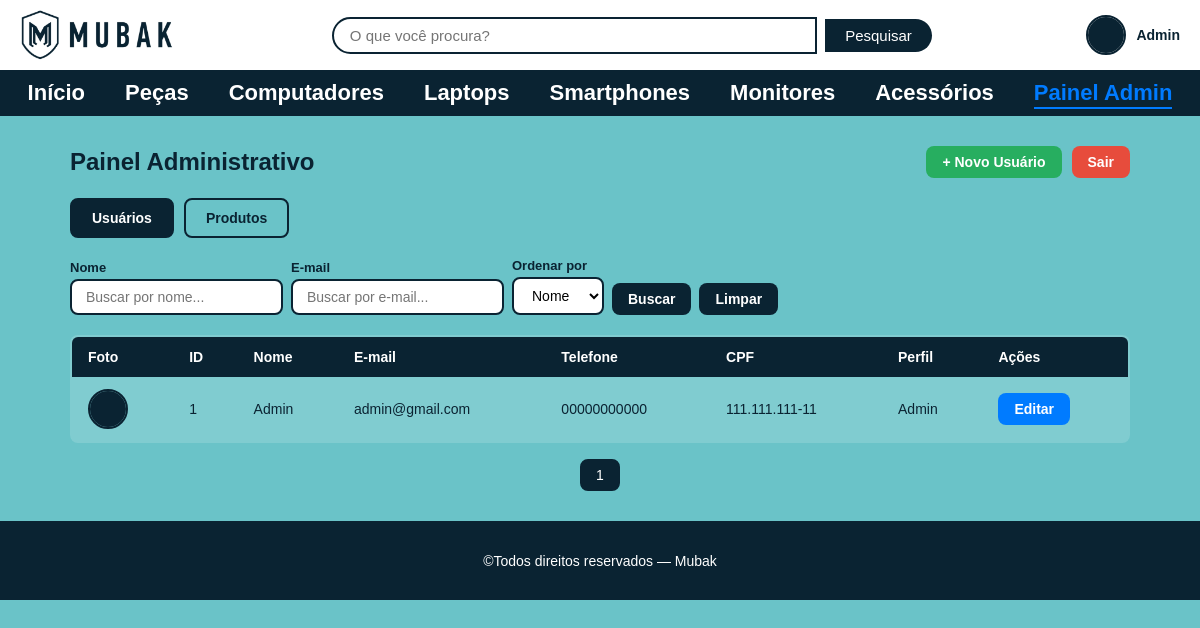
Before: /admin (signed in) with the older database file.
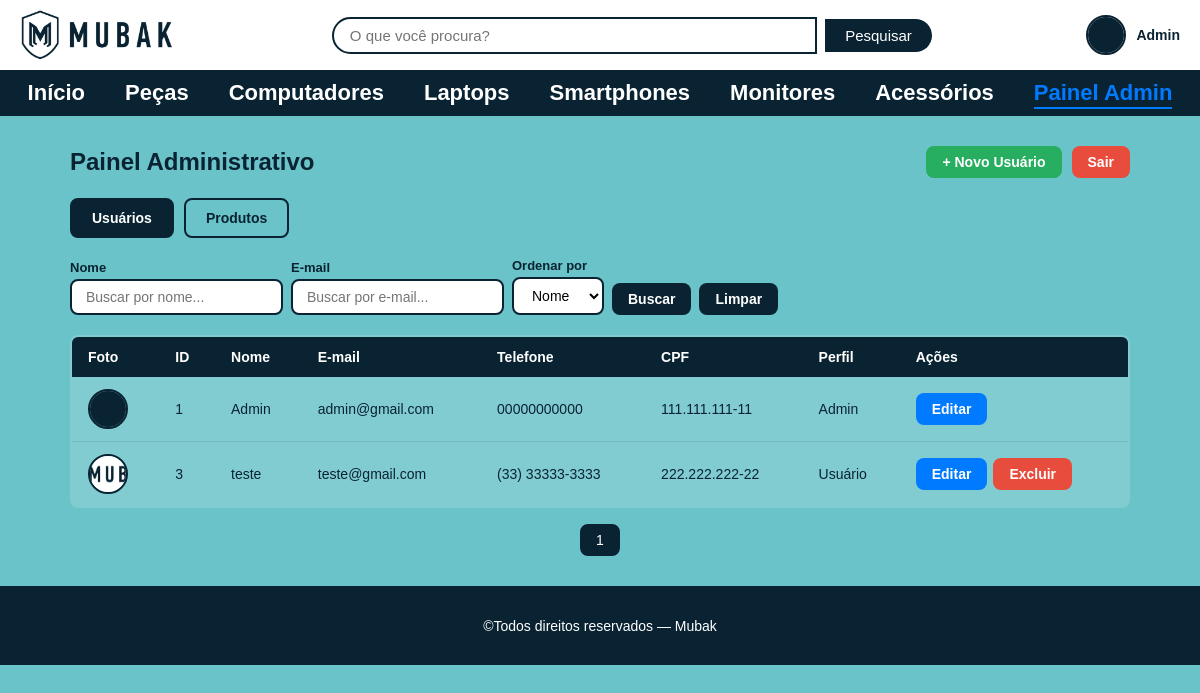
After: the same page with the newer database file.
### tables this page shows
CREATE TABLE usuario(
            id_usuario INTEGER PRIMARY KEY AUTOINCREMENT NOT NULL,
            nome varchar(50) NOT NULL,
            email varchar(50) NOT NULL,
            senha varchar(50) NOT NULL,
            telefone varchar(50) NOT NULL,
            cpf varchar(50) UNIQUE NOT NULL,
            data_nasc DATE NOT NULL,
            foto varchar NOT NULL,
            id_perfil INT NOT NULL,
            FOREIGN KEY(id_perfil) REFERENCES perfil(id_perfil)
        );

### routes/admin_routes.py (the view)
@bp.route('/admin')
@admin_required
def painel():
    busca_nome  = request.args.get('busca_nome', '').strip()
    busca_email = request.args.get('busca_email', '').strip()
    search = request.args.get('search', '').lower()  # mantém compatibilidade com busca simples antiga
    order  = request.args.get('order', 'nome')
    page   = int(request.args.get('page', 1))
    per_page = 10
    if busca_nome or busca_email:
        users = buscar_usuarios(nome=busca_nome or None, email=busca_email or None)
    else:
        users = get_todos_usuarios()
        if search:
            users = [u for u in users if search in u['nome'].lower() or search in u['email'].lower()]
    validos = ['nome', 'email', 'id_usuario']
    order = order if order in validos else 'nome'
    users = sorted(users, key=lambda x: x[order])
    total       = len(users)
    start       = (page - 1) * per_page
    users_page  = users[start:start + per_page]
    total_pages = max(1, (total + per_page - 1) // per_page)
    return render_template(
        'pages/admin.html',
        users=users_page,
        page=page,
        total_pages=total_pages,
        search=search,
        busca_nome=busca_nome,
        busca_email=busca_email,
        order=order
    )

### app.py (called while the page is built)
@app.before_request
def verificar_inatividade():
    if 'user_id' in session:
        agora = datetime.now()
        ultima_atividade = session.get('ultima_atividade')
        if ultima_atividade:
            ultima_atividade = datetime.fromisoformat(ultima_atividade)
            if agora - ultima_atividade > TEMPO_INATIVIDADE:
                session.clear()
                return redirect(url_for('auth.login'))
        session.permanent = True
        session['ultima_atividade'] = agora.isoformat()

### database.py (called while the page is built)
def get_db_connection():
    conn = sqlite3.connect(DATABASE)
    conn.row_factory = sqlite3.Row
    return conn

### models/usuario_model.py (called while the page is built)
def get_usuario_por_id(id_usuario):
    conn = get_db_connection()
    user = conn.execute(
        'SELECT * FROM usuario WHERE id_usuario=?', (id_usuario,)
    ).fetchone()
    conn.close()
    return user

def get_todos_usuarios():
    conn = get_db_connection()
    users = conn.execute('SELECT * FROM usuario').fetchall()
    conn.close()
    return users

### templates/pages/admin.html (shortened to what this page needs)
<!DOCTYPE html>
<html lang="pt-br">
<head>
    <link rel="stylesheet" href="{{ url_for('static', filename='css/reset.css') }}">
    <link rel="stylesheet" href="{{ url_for('static', filename='css/global.css') }}">
    <link rel="stylesheet" href="{{ url_for('static', filename='css/admin.css') }}">
    <link rel="stylesheet" href="{{ url_for('static', filename='css/responsive.css') }}">
</head>
<body>
    {% include 'partials/header.html' %}
    <main>
        <div class="admin_container">
            <div class="admin_topo">
                <h2>Painel Administrativo</h2>
                <div class="admin_acoes">
                    <a href="{{ url_for('admin.novo_usuario') }}" class="btn_admin btn_novo">+ Novo Usuário</a>
                    <a href="{{ url_for('auth.logout') }}" class="btn_admin btn_sair">Sair</a>
                </div>
            </div>
            <div class="admin_tabs">
                <a href="{{ url_for('admin.painel') }}" class="tab_link ativo">Usuários</a>
                <a href="{{ url_for('admin.admin_produtos') }}" class="tab_link">Produtos</a>
            </div>
            <form class="admin_busca_form" method="GET" action="{{ url_for('admin.painel') }}">
                <label class="admin_busca_label">
                    Nome
                    <input type="text" name="busca_nome" placeholder="Buscar por nome..."
                           value="{{ busca_nome }}">
                </label>
                <label class="admin_busca_label">
                    E-mail
                    <input type="text" name="busca_email" placeholder="Buscar por e-mail..."
                           value="{{ busca_email }}">
                </label>
                <label class="admin_busca_label">
                    Ordenar por
                    <select name="order">
                        <option value="nome"       {{ 'selected' if order=='nome' }}>Nome</option>
                    </select>
                </label>
                <button type="submit" class="btn_admin btn_pesquisar">Buscar</button>
                <a href="{{ url_for('admin.painel') }}" class="btn_admin btn_pesquisar">Limpar</a>
            </form>
            <table class="admin_tabela">
                <thead>
                    <tr>
                        <th>Foto</th>
                        <th>ID</th>
                        <th>Nome</th>
                        <th>E-mail</th>
                        <th>Telefone</th>
                        <th>CPF</th>
                        <th>Perfil</th>
                        <th>Ações</th>
                    </tr>
                </thead>
                <tbody>
                    {% for user in users %}
                    <tr>
                        <td>
                            <img class="thumb_usuario"
                                 src="{{ url_for('static', filename='uploads/' + (user.foto or 'default.png')) }}"
                                 alt="{{ user.nome }}">
                        </td>
                        <td>{{ user.id_usuario }}</td>
                        <td>{{ user.nome }}</td>
                        <td>{{ user.email }}</td>
                        <td>{{ user.telefone }}</td>
                        <td>{{ user.cpf }}</td>
                        <td>{{ 'Admin' if user.id_perfil == 1 else 'Usuário' }}</td>
                        <td>
                            <div class="admin_tabela_acoes">
                                <a href="{{ url_for('admin.editar_usuario', id=user.id_usuario) }}"
                                   class="btn_admin btn_editar">Editar</a>
                                {% if user.id_usuario != session.user_id %}
                                <a href="{{ url_for('admin.deletar_usuario_view', id=user.id_usuario) }}"
                                   class="btn_admin btn_excluir"
                                   onclick="return confirm('Excluir este usuário?')">Excluir</a>
                                {% endif %}
                            </div>
                        </td>
                    </tr>
                    {% else %}
                    <tr><td colspan="8">Nenhum usuário encontrado.</td></tr>
                    {% endfor %}
                </tbody>
            </table>
            <div class="paginacao">
                {% for p in range(1, total_pages + 1) %}
                {% if p == page %}
                <span class="atual">{{ p }}</span>
                {% else %}
                <a href="{{ url_for('admin.painel', page=p, busca_nome=busca_nome, busca_email=busca_email, order=order) }}">
                    {{ p }}
                </a>
                {% endif %}
                {% endfor %}
            </div>
        </div>
    </main>
    {% include 'partials/footer.html' %}
</body>
</html>

### templates/partials/header.html (shortened to what this page needs)
<header class="header">
    <figure class="header_logo">
        <a href="{{ url_for('index') }}">
            <img src="{{ url_for('static', filename='images/mubak_logo.png') }}" alt="Logo Mubak">
        </a>
    </figure>
    <section class="header_barra_pesquisa">
        <form action="{{ url_for('produto.pesquisar') }}" method="GET">
            <input type="search" name="q" placeholder="O que você procura?"
                   value="{{ busca|default('') }}" aria-label="Pesquisar">
            <button type="submit">Pesquisar</button>
        </form>
    </section>
    <div class="header_usuario">
        {% if session.user_id %}
            <a href="{{ url_for('user.perfil') }}" title="Ir para meu perfil">
                <img class="header_usuario_avatar"
                     src="{{ url_for('static', filename='uploads/' + (session.user_foto or 'default.png')) }}"
                     alt="Foto de {{ session.user_nome }}">
                <span class="header_usuario_nome">{{ session.user_nome }}</span>
            </a>
        {% endif %}
    </div>
</header>
<nav class="menu_principal">
    <ul>
        <li><a href="{{ url_for('index') }}">Início</a></li>
        <li><a href="{{ url_for('produto.produtos', categoria='Peças') }}">Peças</a></li>
        <li><a href="{{ url_for('produto.produtos', categoria='Computadores') }}">Computadores</a></li>
        <li><a href="{{ url_for('produto.produtos', categoria='Laptops') }}">Laptops</a></li>
        <li><a href="{{ url_for('produto.produtos', categoria='Smartphones') }}">Smartphones</a></li>
        <li><a href="{{ url_for('produto.produtos', categoria='Monitores') }}">Monitores</a></li>
        <li><a href="{{ url_for('produto.produtos', categoria='Acessórios') }}">Acessórios</a></li>
        {% if session.user_id %}
            {% if session.is_admin %}
            <li><a href="{{ url_for('admin.painel') }}">Painel Admin</a></li>
            {% else %}
            <li><a href="{{ url_for('favorito.favoritos') }}">Favoritos</a></li>
            <li><a href="{{ url_for('carrinho.carrinho') }}">Carrinho</a></li>
            {% endif %}
        {% endif %}
    </ul>
</nav>

### templates/partials/footer.html (shortened to what this page needs)
<footer class="footer">
    <h2>©Todos direitos reservados — Mubak</h2>
</footer>

### static/css/global.css (style rules this page uses)
:root { --cor-primaria: #0a2332; --cor-fundo: #6ac3c8; --cor-branca: #ffffff; --cor-texto-claro: #ffffff; --cor-destaque: #007BFF; --cor-perigo: #e74c3c; --cor-sucesso: #27ae60; --borda-radius: 8px; --sombra: 0 2px 8px rgba(0, 0, 0, 0.2); }
body { background-color: var(--cor-fundo); font-family: sans-serif; }
h2 { text-align: center; margin-bottom: 1%; margin-top: 1%; font-family: sans-serif; width: 100%; }
.header { display: flex; align-items: center; justify-content: space-between; padding: 10px 20px; background-color: var(--cor-branca); }
.header_barra_pesquisa { flex: 1; display: flex; justify-content: center; }
.header_barra_pesquisa form { display: flex; align-items: center; gap: 8px; width: 100%; max-width: 600px; }
.header_barra_pesquisa input[type="search"] { flex: 1; padding: 8px 16px; border: 2px solid var(--cor-primaria); border-radius: 25px 0 0 25px; font-size: 15px; outline: none; }
.header_barra_pesquisa button { padding: 8px 20px; background-color: var(--cor-primaria); color: var(--cor-branca); border: none; border-radius: 0 25px 25px 0; cursor: pointer; font-size: 15px; transition: background-color 0.3s; }
.header_logo img { display: block; max-height: 50px; }
.header_usuario { display: flex; align-items: center; gap: 10px; }
.header_usuario_avatar { width: 40px; height: 40px; border-radius: 50%; object-fit: cover; border: 2px solid var(--cor-primaria); }
.header_usuario_nome { font-size: 14px; font-weight: bold; color: var(--cor-primaria); white-space: nowrap; }
.header_usuario a { display: flex; align-items: center; gap: 10px; text-decoration: none; }
.menu_principal { background-color: var(--cor-primaria); padding: 10px 0; }
.menu_principal ul { display: flex; justify-content: center; list-style: none; margin: 0; padding: 0; gap: 40px; }
.menu_principal a { text-decoration: none; color: var(--cor-branca); font-family: sans-serif; font-weight: bold; font-size: 22px; transition: color 0.3s; }
.menu_principal a.ativo { color: var(--cor-destaque); border-bottom: 2px solid var(--cor-destaque); padding-bottom: 2px; }
.footer { background-color: var(--cor-primaria); padding: 20px; text-align: center; }
.footer h2 { color: var(--cor-branca); font-size: 14px; font-weight: normal; }

Changed rows visible on the page:
added usuario: foto (picture), id_usuario "3", nome "teste", email "teste@gmail.com", telefone "(33) 33333-3333", cpf "222.222.222-22", id_perfil "Usuário"
